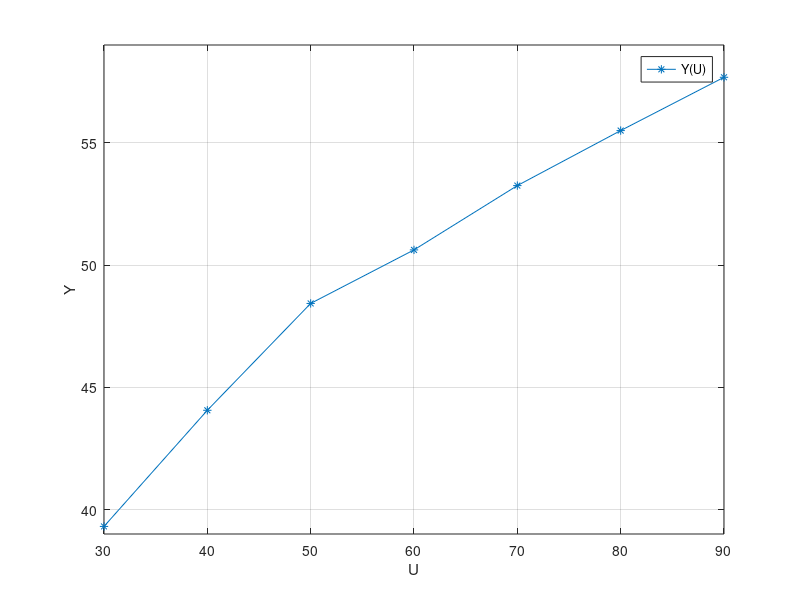

Write MATLAB code to recreate this figure. (Note: this script raises an error after producing the figure.)
addpath('../../../../matlab2tikz-master/src/');
outputFile = '../../../doc/lab/figure/zad2charStat.tex';


load('charakterstat.mat')
start_ = 1;
end_ = 7;

u = uu(start_:end_);
y = yy(start_:end_);

x = u;

figure(1);


hold on;
plot(x,y, '*-');
xlim([min(x) max(x)]);
%title('y');
xlabel('U');
ylabel('Y');
legend('Y(U)', 'Location', 'NorthEast');
ylim([floor(min(y)) ceil(0.5+max(y))]);
grid on;
box on;


% dwie linijki poni�ej zapewniaj� poprawne ustawienie wykresu w pdf-ie
% oraz pozwalaj� nazwa� wykres pod spodem
%beforeFigure = [sprintf('\\begin{figure}[H] \n\\centering')];
%afterFigure = [sprintf('\\caption{%s}\n\\end{figure}', title)];

matlab2tikz(outputFile, ...
    'showInfo', false, ...
    'encoding', 'UTF-8');
%    'extraCode', beforeFigure, ...
%    'extraCodeAtEnd', afterFigure);
hold off;
%close(1)